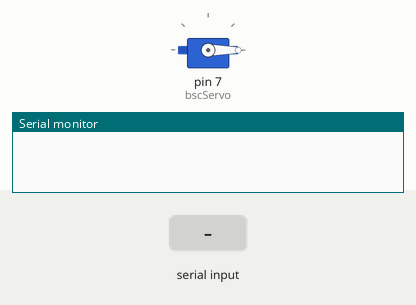
Simulated run of this sketch. Board: Arduino Uno, built with avr-gcc and run on an emulated ATmega328P. On the bench: servo, the last lines printed to the serial monitor. The inputs (shaded band) are chosen by the test bench.

Above: at 0.8 s.
0.9 s: "up" received over the second serial link
At 3.6 s:
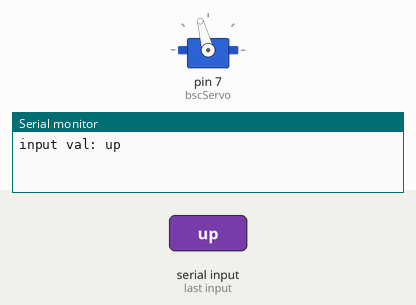
3.9 s: "up" received over the second serial link
At 5.8 s:
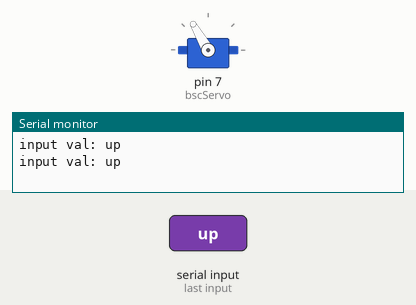
6.4 s: "down" received over the second serial link
At 8.7 s:
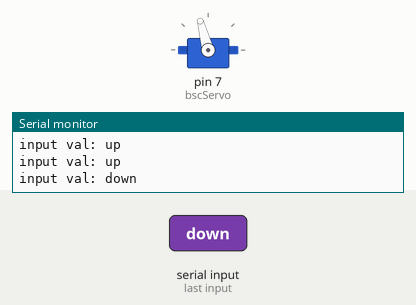
Timing chart, 0 to 10.2 s (numbered marks = the images above; inputs shaded):
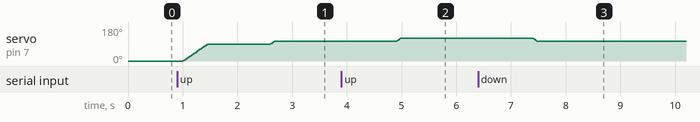

Measured:
- after the input at 0.9 s, servo on pin 7 (bscServo): moves from 0° to 105° over 1.7 s, starting after 0.10 s
- after the input at 3.9 s, servo on pin 7 (bscServo): 105° → 120° after 1.0 s
- after the input at 6.4 s, servo on pin 7 (bscServo): 120° → 105° after 1.0 s

The sketch:

8_bluetooth_servo_control.ino
```cpp
// 2015312229 Yoseob Kim
// Bluetooth Servo motor Control (BSC)
#include <SoftwareSerial.h>
#include <Servo.h>

const int bscTx = 11;
const int bscRx = 10;

// 1: declare class instances for using bluetooth and servo motor
SoftwareSerial bscSerial(bscTx, bscRx);
Servo bscServo;

void setup() {
    Serial.begin(9600);
    bscSerial.begin(9600);

    bscServo.attach(7);
    bscServo.write(0); // delete previous state (set to 0 angle)

    // 3: print notice to smartphone
    while(!bscSerial.available());
    bscSerial.println("Yoseob Kim - capstone design hw8");
    bscSerial.println("Enter the up or down");
    bscSerial.println("up = angle + 15");
    bscSerial.println("down = angle - 15");

    // 2: initial angle = 90
    for(int pos = 0; pos <= 90; pos += 1) {
        bscServo.write(pos);
        delay(5);
    }
    bscSerial.println("Initializing... Current Angle = 90");
    delay(100);
}

void loop() {
    /*if(bscSerial.available()){Serial.write(bscSerial.read());}
    if(Serial.available()){bscSerial.write(Serial.read());}*/

    static int bscAngle = 90;
    String bscString;
    static boolean ignored_first_error = false;

    // read data from smartphone
    bscString = bscSerial.readString();

    if(!bscString.equals("")){
        // print read data to computer's serial monitor
        Serial.println("input val: " + bscString);

        // 4: input 'up' from smartphone
        if(bscString == "up"){
            if(bscAngle != 180){
                for(int pos = bscAngle; pos <= bscAngle+15; pos += 1) {
                    bscServo.write(pos);
                    delay(5);
                }

                bscAngle += 15;
                bscSerial.print("+15, Current Angle = ");
                bscSerial.println(bscAngle);
            }
            else {
                bscSerial.println("Maximum Angle! (180)");
            }
        }
        // 5: input 'down' from smartphone
        else if(bscString == "down"){
            if(bscAngle != 0){
                for(int pos = bscAngle; pos >= bscAngle-15; pos -= 1) {
                    bscServo.write(pos);
                    delay(5);
                }

                bscAngle -= 15;
                bscSerial.print("-15, Current Angle = ");
                bscSerial.println(bscAngle);
            }
            else {
                bscSerial.println("Minimum Angle! (0)");
            }
        }
        // 6: print error message
        else {
            if(!ignored_first_error){
                ignored_first_error = true;
            }
            else {
                bscSerial.println("wrong operation!!");
            }
        }
    }
    delay(100);
}
```
